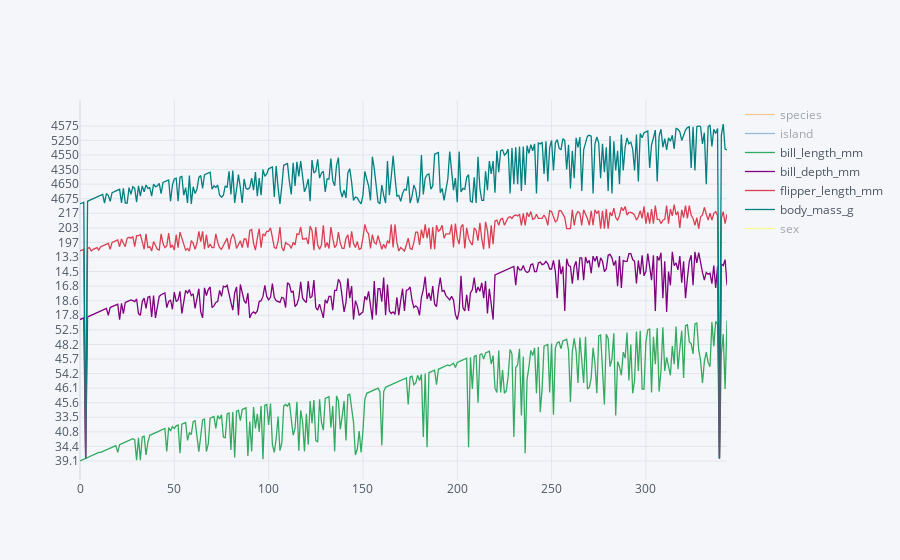

The cell this chart's notebook holds for it:
### Code cell
penguins.iplot()

### Figure 1 — Plotly figure (JSON) as saved in the notebook; plotly's stock layout.template omitted (floating-point values rounded to 4 significant figures; data arrays with more than 128 entries replaced by an {"elided": "..."} marker saying what was removed)
{"data": [{"line": {"color": "rgba(255, 153, 51, 1.0)", "dash": "solid", "shape": "linear", "width": 1.3}, "mode": "lines", "name": "species", "text": "", "type": "scatter", "visible": "legendonly", "x": {"elided": "344 int values"}, "y": {"elided": "344 str values"}}, {"line": {"color": "rgba(55, 128, 191, 1.0)", "dash": "solid", "shape": "linear", "width": 1.3}, "mode": "lines", "name": "island", "text": "", "type": "scatter", "visible": "legendonly", "x": {"elided": "344 int values"}, "y": {"elided": "344 str values"}}, {"line": {"color": "rgba(50, 171, 96, 1.0)", "dash": "solid", "shape": "linear", "width": 1.3}, "mode": "lines", "name": "bill_length_mm", "text": "", "type": "scatter", "x": {"elided": "344 int values"}, "y": {"elided": "344 mixed values"}}, {"line": {"color": "rgba(128, 0, 128, 1.0)", "dash": "solid", "shape": "linear", "width": 1.3}, "mode": "lines", "name": "bill_depth_mm", "text": "", "type": "scatter", "x": {"elided": "344 int values"}, "y": {"elided": "344 mixed values"}}, {"line": {"color": "rgba(219, 64, 82, 1.0)", "dash": "solid", "shape": "linear", "width": 1.3}, "mode": "lines", "name": "flipper_length_mm", "text": "", "type": "scatter", "x": {"elided": "344 int values"}, "y": {"elided": "344 mixed values"}}, {"line": {"color": "rgba(0, 128, 128, 1.0)", "dash": "solid", "shape": "linear", "width": 1.3}, "mode": "lines", "name": "body_mass_g", "text": "", "type": "scatter", "x": {"elided": "344 int values"}, "y": {"elided": "344 mixed values"}}, {"line": {"color": "rgba(255, 255, 51, 1.0)", "dash": "solid", "shape": "linear", "width": 1.3}, "mode": "lines", "name": "sex", "text": "", "type": "scatter", "visible": "legendonly", "x": {"elided": "344 int values"}, "y": {"elided": "344 str values"}}], "layout": {"autosize": true, "legend": {"bgcolor": "#F5F6F9", "font": {"color": "#4D5663"}}, "paper_bgcolor": "#F5F6F9", "plot_bgcolor": "#F5F6F9", "title": {"font": {"color": "#4D5663"}}, "xaxis": {"autorange": false, "gridcolor": "#E1E5ED", "range": [0, 343], "showgrid": true, "tickfont": {"color": "#4D5663"}, "title": {"font": {"color": "#4D5663"}, "text": ""}, "type": "linear", "zerolinecolor": "#E1E5ED"}, "yaxis": {"autorange": false, "gridcolor": "#E1E5ED", "range": [-22.17, 421.2], "showgrid": true, "tickfont": {"color": "#4D5663"}, "title": {"font": {"color": "#4D5663"}, "text": ""}, "type": "category", "zerolinecolor": "#E1E5ED"}}}
